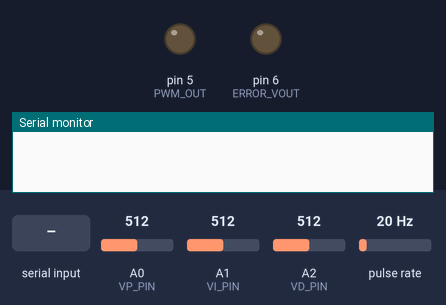
A program run on a simulated Arduino Mega 2560, built with avr-gcc and run on an emulated ATmega2560. Parts: output pins drawn as LEDs (lit = HIGH), the last lines printed to the serial monitor. Wiring (inferred from the names in the program): pulse sensor: data pin 2. The inputs (shaded band) are chosen by the test bench; at power-on: pulse rate 20 Hz, A0 (VP_PIN) = 512, A1 (VI_PIN) = 512, A2 (VD_PIN) = 512.

Above: at 1.2 s.
1.3 s: "S90\n" received over Serial
At 4.1 s:
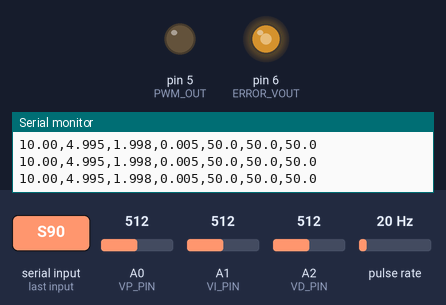
4.3 s: pulse rate (sensor on pin 2) set to 4 Hz
7.3 s: pulse rate (sensor on pin 2) set to 50 Hz
10.3 s: pulse rate (sensor on pin 2) set to 102 Hz
Timing chart, 0 to 14.3 s (numbered marks = the images above; inputs shaded):
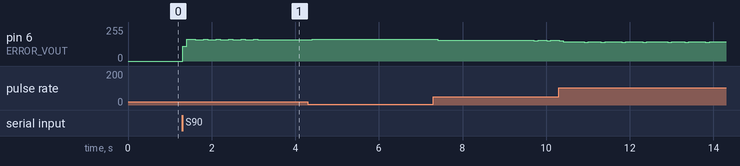

Measured:
- after the input at 1.3 s, pin 6 (ERROR_VOUT): 0/255 → 110/255 at once, → 163/255 0.10 s later, → 161/255 0.20 s later, → 163/255 0.20 s later, … (17 changes in this stretch)

The program:

main.cpp
```cpp
#include <Arduino.h>
#include <PID_v1.h>

// Encoder input interrupt
#define ENCODER_A 2

// PWM output for error signal
#define ERROR_VOUT 6

// PWM output for digital PID
#define PWM_OUT 5

#define PULSES_PER_REV 120

// input pins
const int VP_PIN = A0;   // P2 pin 5
const int VI_PIN = A1;   // P3 pin 5
const int VD_PIN = A2;   // P4 pin 5

const float POT_P_OHMS = 100000.0;   // 100k dual-gang pot for P
const float POT_I_OHMS = 100000.0;   // 100k dual-gang pot for I
const float POT_D_OHMS = 100000.0;   // 100k dual-gang pot for D

// Component values
const float RIN_P_OHMS = 10000.0;   // R1 = 10k
const float C_I_FARADS = 10e-6;     // C1 = 10 uF
const float C_D_FARADS = 0.1e-6;     // Change to measured derivative cap

// Change false to true if display moves backwards
const bool INVERT_P = true;
const bool INVERT_I = false;
const bool INVERT_D = true;

// Small minimum resistance to avoid divide by zero
const float MIN_RI_OHMS = 10000.0;

// Opt averaging for smoother display
const int NUM_SAMPLES = 20;

double setPoint = 0;
double savedSetPoint = 0;
double rpm = 0;
double output = 0;
double alpha = 0.3;

double Kpd = 0.5, Kid = 0.5, Kdd = 0;

float userSpeed = 0;
bool speedSet = false;

volatile unsigned long pulses = 0;

bool pidUpdate = false;

bool digitalMode = false; //false = analog PID, true = digital PID

String inputString = "";         // a String to hold incoming data

PID myPID(&rpm, &output, &setPoint, Kpd, Kid, Kdd, DIRECT);

void setup() {

  pinMode(ERROR_VOUT, OUTPUT);
  pinMode(PWM_OUT, OUTPUT);

  Serial.begin(115200);

  myPID.SetMode(AUTOMATIC);
  myPID.SetOutputLimits(0, 255);
  myPID.SetSampleTime(100);  // 100 ms sample time

  // Encoder pulse counter
  attachInterrupt(digitalPinToInterrupt(ENCODER_A), countPulses, RISING);

  //Serial.println("Enter Speed (1-600 RPM). Type * to reset.");
}

void loop() {
  static unsigned long previousTimeSerial = 0;
  unsigned long currentTime = millis();

  // 🔹 SERIAL INPUT HANDLER
  while (Serial.available()) {
    char c = Serial.read();

    if (c == '\n') {   // Enter pressed

      inputString.trim(); // Remove any whitespace

      if (inputString.startsWith("S")){
      // Expected format: S123
        float spd = inputString.substring(1).toFloat();
        if (spd >= 1 && spd <= 600) {
          userSpeed = spd;
          savedSetPoint = spd;
          speedSet = true;
          //Serial.print("Setpoint: ");
          //Serial.println(userSpeed);
        }
      }

      else if (inputString.startsWith("P")){
      // Expected format: P1.0
      Kpd = inputString.substring(1).toFloat();
      pidUpdate = true;
      //myPID.SetTunings(Kpd, Kid, Kdd);
      }

      else if (inputString.startsWith("I")){
      // Expected format: I1.0
      Kid = inputString.substring(1).toFloat();
      pidUpdate = true;
      //myPID.SetTunings(Kpd, Kid, Kdd);
      }

      else if (inputString.startsWith("D")){
      // Expected format: D1.0
      Kdd = inputString.substring(1).toFloat();
      pidUpdate = true;
      //myPID.SetTunings(Kpd, Kid, Kdd);
      }

      else if(inputString.startsWith("M")){
        int mode = inputString.substring(1).toInt();

        if (mode == 1) {
          digitalMode = true;
          //Serial.println("Digital mode enabled");
        }
        else {
          digitalMode = false;
          //Serial.println("Digital mode disabled");
        }
      }


      inputString = "";
    }
    // else if (c == '*') {   // Reset command
    //   speedSet = false;
    //   analogWrite(ERROR_VOUT, 0);
    //   // Serial.println("Reset. Enter new speed.");
    //   inputString = "";
    // }
    else {
      inputString += c;
    }
  }

  if (!speedSet) {
    return; // Skip rest of loop until speed is set
  }

  // 2. RPM CALCULATION EVERY 100ms
  if (currentTime - previousTimeSerial >= 100) {
    previousTimeSerial = currentTime;

    float rps = ((float)pulses / PULSES_PER_REV) / 0.1;
    rpm = rps * 60.0;
    pulses = 0;

    setPoint = userSpeed;

    if (pidUpdate) {
      myPID.SetTunings(Kpd, Kid, Kdd);
      pidUpdate = false;
    }

    // 3. ERROR = SETPOINT - RPM → PWM OUTPUT
    float error = userSpeed - rpm;

    // Map approx ±300 RPM error to PWM 0–255
    int errorPWM = map(error, -300, 300, 0, 255);
    errorPWM = constrain(errorPWM, 0, 255);

    // Read display gains
    float adcP = readAverageADC(VP_PIN);
    float adcI = readAverageADC(VI_PIN);
    float adcD = readAverageADC(VD_PIN);

    // Convert knob position to fraction
    float Ppct = adcToPercent(adcP, INVERT_P);
    float Ipct = adcToPercent(adcI, INVERT_I);
    float Dpct = adcToPercent(adcD, INVERT_D);

    // Convert fraction to matching gang resistance - both gangs track each other mechanically
    float Rp = percentToResistance(Ppct, POT_P_OHMS);
    float Ri  = percentToResistance(Ipct, POT_I_OHMS);
    float Rd = percentToResistance(Dpct, POT_D_OHMS);

    // Gain calculations
    float Kp = Rp / RIN_P_OHMS;
    float Ki = 1.0 / (Ri * C_I_FARADS);
    float Kd = Rd * C_D_FARADS;

    if (!digitalMode){
      // analog PID
      analogWrite(PWM_OUT, 0); // Ensure digital PID output is off
      analogWrite(ERROR_VOUT, errorPWM);
      Serial.print(rpm);
      Serial.print(",");
      Serial.print(Kp, 3);
      Serial.print(",");
      Serial.print(Ki, 3);
      Serial.print(",");
      Serial.print(Kd, 3);
	    Serial.print(",");
      Serial.print(Ppct, 1);
      Serial.print(",");
      Serial.print(Ipct, 1);
      Serial.print(",");
      Serial.println(Dpct, 1);
    }
    else {
      // digital PID
      analogWrite(ERROR_VOUT, 0); // Ensure analog error output is off
      myPID.Compute();
      output = constrain(output, 0, 255);
      analogWrite(PWM_OUT, (int)output);

      Serial.print(rpm);
      Serial.print(",");
      Serial.print(Kpd, 3);
      Serial.print(",");
      Serial.print(Kid, 3);
      Serial.print(",");
      Serial.print(Kdd, 3);
	    Serial.print(",");
      Serial.print(Ppct, 1);
      Serial.print(",");
      Serial.print(Ipct, 1);
      Serial.print(",");
      Serial.println(Dpct, 1);
    }
  }
}

void countPulses() {
  pulses++;
}

float readAverageADC(int pin) {
  long sum = 0;

  for (int i = 0; i < NUM_SAMPLES; i++) {
    sum += analogRead(pin);
    //delay(2);
  }
  return sum / float(NUM_SAMPLES);
}

float adcToPercent(float adcValue, bool invertValue) {
  float percent = adcValue * 100.0 / 1023.0;

  if (invertValue) {
    percent = 100.0 - percent;
  }

  if (percent < 0.0) percent = 0.0;
  if (percent > 100.0) percent = 100.0;

  return percent;
}

float percentToResistance(float percent, float potOhms) {
  return (percent / 100.0) * potOhms;
}
```
